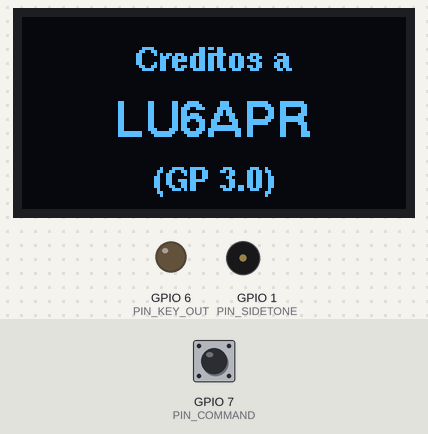
A sketch run on a simulated ESP32-S3. Shown: 128×64 one-colour display, output pins drawn as LEDs (lit = HIGH), buzzer (waves = sounding). The inputs (shaded band) are chosen by the test bench; at power-on: GPIO 7 (PIN_COMMAND) HIGH.

Above: at 3.1 s.
At 7.3 s:
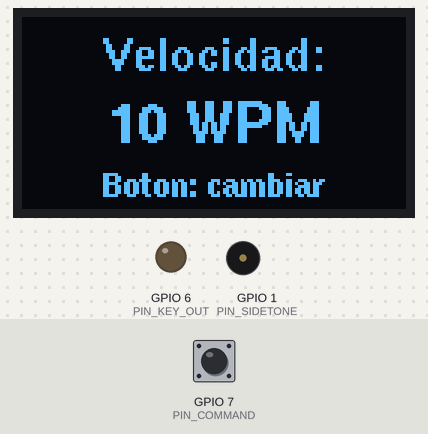
7.4 s: GPIO 7 (PIN_COMMAND) pulled LOW for 0.15 s
At 9.9 s:
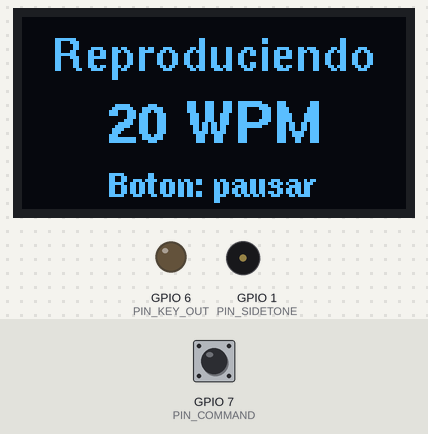
10.5 s: GPIO 7 (PIN_COMMAND) pulled LOW for 1 s
12.1 s: GPIO 7 (PIN_COMMAND) pulled LOW for 3.2 s
At 12.69 s:
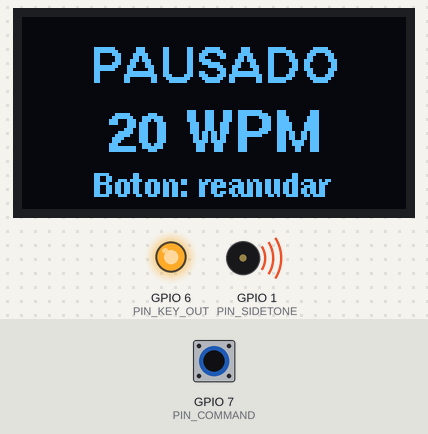
Timing chart, 0 to 21.9 s (numbered marks = the images above; inputs shaded):
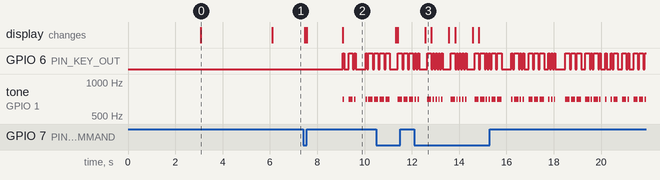

The sketch:

cw_books_20k_ESP.ino
```cpp
// ==========================================
//   LIBRERIAS
// ==========================================
#include <Arduino.h>
#include <U8g2lib.h>
#include <Wire.h>

// ==========================================
//   CONFIGURACION DE PINES
// ==========================================
#define PIN_DIT         2
#define PIN_DAH         3
#define PIN_COMMAND     7
#define PIN_SIDETONE    1
#define PIN_KEY_OUT     6

#define I2C_SDA         5
#define I2C_SCL         4

// ==========================================
//   DISPLAY
// ==========================================
U8G2_SH1106_128X64_NONAME_F_HW_I2C u8g2(U8G2_R0, U8X8_PIN_NONE);

// ==========================================
//   CONFIGURACION CW
// ==========================================
#define FREQ_SIDETONE   700
#define DEBOUNCE_TIME   50
#define WAIT_TIME       1500

const int speeds[] = {10, 15, 20, 25, 30, 35};
const int numSpeeds = 6;
int currentSpeedIndex = 0;
unsigned long lastButtonPress = 0;
bool waitingToStart = false;
bool isPlaying = false;
bool isPaused = false;
int currentCharIndex = 0;

// ==========================================
//   TABLA DE CODIGO MORSE
// ==========================================
struct MorseCode {
  char character;
  uint8_t code;
  uint8_t length;
};

const MorseCode morseTable[] PROGMEM = {
  {'A', 0b01, 2}, {'B', 0b1000, 4}, {'C', 0b1010, 4}, {'D', 0b100, 3},
  {'E', 0b0, 1}, {'F', 0b0010, 4}, {'G', 0b110, 3}, {'H', 0b0000, 4},
  {'I', 0b00, 2}, {'J', 0b0111, 4}, {'K', 0b101, 3}, {'L', 0b0100, 4},
  {'M', 0b11, 2}, {'N', 0b10, 2}, {'O', 0b111, 3}, {'P', 0b0110, 4},
  {'Q', 0b1101, 4}, {'R', 0b010, 3}, {'S', 0b000, 3}, {'T', 0b1, 1},
  {'U', 0b001, 3}, {'V', 0b0001, 4}, {'W', 0b011, 3}, {'X', 0b1001, 4},
  {'Y', 0b1011, 4}, {'Z', 0b1100, 4},
  {'0', 0b11111, 5}, {'1', 0b01111, 5}, {'2', 0b00111, 5}, {'3', 0b00011, 5},
  {'4', 0b00001, 5}, {'5', 0b00000, 5}, {'6', 0b10000, 5}, {'7', 0b11000, 5},
  {'8', 0b11100, 5}, {'9', 0b11110, 5},
  {'.', 0b010101, 6}, {',', 0b110011, 6}, {'?', 0b001100, 6}, {'\'', 0b011110, 6},
  {'!', 0b101011, 6}, {'/', 0b10010, 5}, {'(', 0b10110, 5}, {')', 0b101101, 6},
  {'&', 0b01000, 5}, {':', 0b111000, 6}, {';', 0b101010, 6}, {'=', 0b10001, 5},
  {'+', 0b01010, 5}, {'-', 0b100001, 6}, {'_', 0b001101, 6}, {'"', 0b010010, 6},
  {'$', 0b0001001, 7}, {'@', 0b011010, 6}
};

const int morseTableSize = sizeof(morseTable) / sizeof(morseTable[0]);

// ==========================================
//   TEXTO EN ESPANOL (SIN ACENTOS)
// ==========================================
const char text[] PROGMEM =
"En 1866, los oceanos del mundo son aterrorizados por un supuesto monstruo marino que hunde barcos. "
"El profesor frances Pierre Aronnax, un apasionado biologo marino, su leal sirviente Conseil y el "
"temperamental arponero canadiense Ned Land se unen a una expedicion a bordo del Abraham Lincoln para "
"cazar a la bestia. Tras meses de busqueda infructuosa, finalmente localizan al monstruo. Sin embargo, "
"durante el ataque, los tres hombres son lanzados al mar y descubren la impactante verdad: no es una "
"criatura, sino el Nautilus, un submarino de tecnologia avanzada. Son hechos prisioneros por su "
"enigmatico comandante, el Capitan Nemo. Nemo es un hombre brillante, culto y profundamente misantropo "
"que ha roto todo lazo con la humanidad y la superficie. Ha disenado el Nautilus para vivir exclusivamente "
"en el oceano, alimentandose de sus recursos y navegando en total libertad. Aronnax, fascinado por las "
"maravillas cientificas y la biblioteca del submarino, acepta su cautiverio, mientras que Ned Land solo "
"piensa en escapar. Asi comienza un viaje de veinte mil leguas por los fondos oceanicos. Nemo les muestra "
"un mundo subacuatico lleno de maravillas: pasean por bosques marinos, exploran las ruinas sumergidas de "
"la Atlantida, bucean en las minas de carbon de islas volcanicas y descubren la vida en las profundidades "
"abisales. La travesia los lleva por los mares del JapOn, las costas de Nueva Guinea, el oceano Indico y "
"el Mediterraneo. En un momento crucial, el Nautilus queda atrapado bajo el hielo en el Polo Sur. Tras "
"unos dias angustiosos donde casi mueren asfixiados por la falta de oxigeno, logran liberar el submarino "
"y escapar. Mas tarde, enfrentan a un terrible calamar gigante en el que un tripulante pierde la vida, "
"mostrando el lado vulnerable de Nemo. Sin embargo, la admiracion de Aronnax se torna en horror cuando "
"descubre la verdadera naturaleza del Capitan. Nemo utiliza el Nautilus como un instrumento de venganza "
"contra las naciones imperialistas que oprimen a los pueblos. En un acto devastador, el submarino embiste "
"y hunde un barco de guerra, ahogando a toda su tripulacion. Aronnax comprende que Nemo no es solo un "
"cientifico, sino un hombre consumido por el odio y la sed de sangre. Decididos a huir antes de que el "
"capitan los lleve a la perdicion, los tres prisioneros esperan su oportunidad. Mientras el Nautilus es "
"arrastrado hacia el peligroso remolino del Maelstrom, frente a las costas de Noruega, Aronnax, Conseil "
"y Ned Land logran subirse a un bote salvavidas y escapan. Los tres hombres sobreviven y son rescatados "
"por un pescador. Aronnax regresa a la civilizacion, pero su mente queda para siempre atrapada en las "
"profundidades. Aunque se salva, el profesor nunca olvida al Capitan Nemo, ni las insondables maravillas "
"y terrores que ocultaban los oceanos, preguntandose eternamente si el misterioso comandante y su "
"submarino finalmente encontraron la paz en el abismo. Hoy, mirando el mar, escucho el eco de sus "
"helices, recordando que bajo las olas yace el legado de un genio que eligio las tinieblas del oceano "
"antes que la luz.";

// ==========================================
//   FUNCIONES AUXILIARES
// ==========================================

void drawCenteredStr(int16_t y, const char* text) {
  int16_t x = (u8g2.getDisplayWidth() - u8g2.getStrWidth(text)) / 2;
  u8g2.drawStr(x, y, text);
}

unsigned long getDitDuration(int wpm) {
  return 1200 / wpm;
}

bool getMorseCode(char c, uint8_t &code, uint8_t &length) {
  c = toupper(c);
  for (int i = 0; i < morseTableSize; i++) {
    if (pgm_read_byte(&morseTable[i].character) == c) {
      code = pgm_read_byte(&morseTable[i].code);
      length = pgm_read_byte(&morseTable[i].length);
      return true;
    }
  }
  return false;
}

void playDit(unsigned long ditDuration) {
  digitalWrite(PIN_KEY_OUT, HIGH);
  tone(PIN_SIDETONE, FREQ_SIDETONE);
  delay(ditDuration);
  noTone(PIN_SIDETONE);
  digitalWrite(PIN_KEY_OUT, LOW);
  delay(ditDuration);
}

void playDah(unsigned long ditDuration) {
  digitalWrite(PIN_KEY_OUT, HIGH);
  tone(PIN_SIDETONE, FREQ_SIDETONE);
  delay(ditDuration * 3);
  noTone(PIN_SIDETONE);
  digitalWrite(PIN_KEY_OUT, LOW);
  delay(ditDuration);
}

void playCharacter(char c, unsigned long ditDuration) {
  uint8_t code, length;

  if (c == ' ') {
    delay(ditDuration * 4);
    return;
  }

  if (getMorseCode(c, code, length)) {
    for (int i = length - 1; i >= 0; i--) {
      if ((code >> i) & 1) {
        playDah(ditDuration);
      } else {
        playDit(ditDuration);
      }
    }
    delay(ditDuration * 2);
  }
}

void playText() {
  unsigned long ditDuration = getDitDuration(speeds[currentSpeedIndex]);
  int len = strlen(text);

  for (currentCharIndex = 0; currentCharIndex < len; currentCharIndex++) {
    char c = pgm_read_byte(&text[currentCharIndex]);
    playCharacter(c, ditDuration);

    if (digitalRead(PIN_COMMAND) == LOW) {
      delay(DEBOUNCE_TIME);
      if (digitalRead(PIN_COMMAND) == LOW) {
        isPaused = true;
        noTone(PIN_SIDETONE);
        digitalWrite(PIN_KEY_OUT, LOW);
        showPausedScreen();

        while (isPaused) {
          if (digitalRead(PIN_COMMAND) == LOW) {
            delay(DEBOUNCE_TIME);
            if (digitalRead(PIN_COMMAND) == LOW) {
              isPaused = false;
              showPlayingScreen();
            }
          }
          delay(10);
        }
      }
    }
  }
}

// ==========================================
//   PANTALLAS (SIN ACENTOS)
// ==========================================

void showSplashScreen() {
  u8g2.clearBuffer();

  u8g2.setFont(u8g2_font_helvB10_tr);
  drawCenteredStr(20, "CW Aventuras");

  u8g2.setFont(u8g2_font_helvB12_tr);
  drawCenteredStr(42, "20.000 Leguas");

  u8g2.setFont(u8g2_font_helvB10_tr);
  drawCenteredStr(60, "de viaje");

  u8g2.sendBuffer();
  delay(3000);
}

// ==========================================
//   NUEVO SPLASH DE CREDITOS
// ==========================================
void showCreditsScreen() {
  u8g2.clearBuffer();

  u8g2.setFont(u8g2_font_helvB08_tr);
  drawCenteredStr(18, "Creditos a");

  u8g2.setFont(u8g2_font_helvB12_tr);
  drawCenteredStr(40, "LU6APR");

  u8g2.setFont(u8g2_font_helvB08_tr);
  drawCenteredStr(58, "(GP 3.0)");

  u8g2.sendBuffer();
  delay(3000);
}

void showSpeedSelection() {
  u8g2.clearBuffer();

  u8g2.setFont(u8g2_font_helvB10_tr);
  drawCenteredStr(18, "Velocidad:");

  char speedStr[10];
  sprintf(speedStr, "%d WPM", speeds[currentSpeedIndex]);
  u8g2.setFont(u8g2_font_helvB14_tr);
  drawCenteredStr(42, speedStr);

  u8g2.setFont(u8g2_font_helvB08_tr);
  drawCenteredStr(60, "Boton: cambiar");

  u8g2.sendBuffer();
}

void showPlayingScreen() {
  u8g2.clearBuffer();

  u8g2.setFont(u8g2_font_helvB10_tr);
  drawCenteredStr(18, "Reproduciendo");

  char speedStr[10];
  sprintf(speedStr, "%d WPM", speeds[currentSpeedIndex]);
  u8g2.setFont(u8g2_font_helvB14_tr);
  drawCenteredStr(42, speedStr);

  u8g2.setFont(u8g2_font_helvB08_tr);
  drawCenteredStr(60, "Boton: pausar");

  u8g2.sendBuffer();
}

void showPausedScreen() {
  u8g2.clearBuffer();

  u8g2.setFont(u8g2_font_helvB12_tr);
  drawCenteredStr(22, "PAUSADO");

  char speedStr[10];
  sprintf(speedStr, "%d WPM", speeds[currentSpeedIndex]);
  u8g2.setFont(u8g2_font_helvB14_tr);
  drawCenteredStr(45, speedStr);

  u8g2.setFont(u8g2_font_helvB08_tr);
  drawCenteredStr(60, "Boton: reanudar");

  u8g2.sendBuffer();
}

// ==========================================
//   SETUP
// ==========================================
void setup() {
  pinMode(PIN_DIT, INPUT_PULLUP);
  pinMode(PIN_DAH, INPUT_PULLUP);
  pinMode(PIN_COMMAND, INPUT_PULLUP);
  pinMode(PIN_SIDETONE, OUTPUT);
  pinMode(PIN_KEY_OUT, OUTPUT);

  digitalWrite(PIN_KEY_OUT, LOW);
  noTone(PIN_SIDETONE);

  Wire.begin(I2C_SDA, I2C_SCL);
  u8g2.begin();

  showSplashScreen();      // Primer splash: CW Aventuras - 20.000 Leguas
  showCreditsScreen();     // Segundo splash: Creditos a LU6APR - GP 3.0
  showSpeedSelection();
}

// ==========================================
//   LOOP
// ==========================================
void loop() {
  if (digitalRead(PIN_COMMAND) == LOW) {
    delay(DEBOUNCE_TIME);
    if (digitalRead(PIN_COMMAND) == LOW) {
      if (!isPlaying) {
        currentSpeedIndex = (currentSpeedIndex + 1) % numSpeeds;
        showSpeedSelection();
        lastButtonPress = millis();
        waitingToStart = true;
      }
    }
  }

  if (waitingToStart && !isPlaying) {
    if (millis() - lastButtonPress >= WAIT_TIME) {
      waitingToStart = false;
      isPlaying = true;
      isPaused = false;
      currentCharIndex = 0;
      showPlayingScreen();
      playText();
      isPlaying = false;
      showSpeedSelection();
    }
  }

  delay(10);
}
```

Measured:
- after the input at 7.4 s, tone on GPIO 1 (PIN_SIDETONE): plays 700 Hz for 0.06 s, 700 Hz for 0.18 s, 700 Hz for 0.06 s, 700 Hz for 0.06 s, 700 Hz for 0.18 s, 700 Hz for 0.09 s, starting after 1.7 s; the display: first changes after 0.08 s (image 2 shows a later state)
- after the input at 12.1 s, the display: changes after 0.46 s (image 3)
- what the display in image 0 shows lasts 3.0 s, from 3.1 s to 6.1 s
